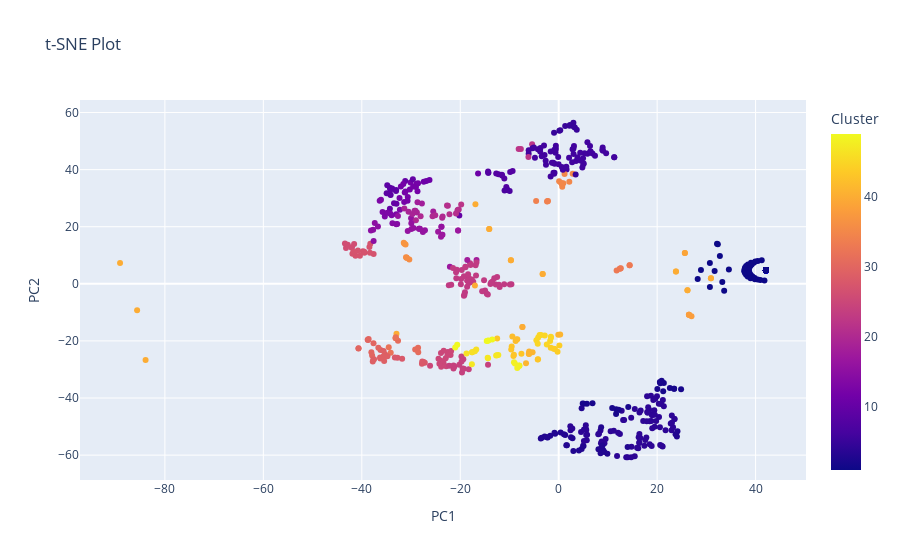

Notebook code cell kept with this figure:
### Markdown cell above
## <a id='toc1_4_'></a>[Visualizing the clusters](#toc0_)

### <a id='toc1_4_1_'></a>[t-Distributed Stochastic Neighbor Embedding (manifold embedding technique)](#toc0_)

t-Distributed Stochastic Neighbor Embedding (t-SNE) is a powerful dimensionality reduction technique used for visualizing high-dimensional data in lower-dimensional space. The main objectives of t-SNE are:
- Preservation of local structure (locality)
This means the points closer in high dimensional space should appear closer in a lower dimensional embedding.
- Robustness to noise and outliers
- Non linear embedding
Self explanatory. It captures complex non linear relationships in the data, suitable for visualization of intricate manifolds.
- Unsupervised learning

### Code cell
# Compute t-SNE embeddings
tsne = TSNE(n_components=2, random_state=42, perplexity=10)
X_tsne = tsne.fit_transform(pivot_combined.T)

pca_df = pd.DataFrame(data=X_tsne, 
                      columns=['PC1', 'PC2'], 
                      index = pivot_combined.T.index)

concat_df = pd.concat([pca_df, 
                       df.set_index("catalog_id")], 
                      ignore_index= False, 
                      axis=1)
concat_df = concat_df.rename(columns={0: 'Cluster'})
concat_df.index = concat_df.index.astype("str")

fig = px.scatter(concat_df, x='PC1', y='PC2', color='Cluster', title='t-SNE Plot')
fig

### Figure 1 — Plotly figure (JSON) as saved in the notebook; plotly's stock layout.template omitted (floating-point values rounded to 4 significant figures; data arrays with more than 128 entries replaced by an {"elided": "..."} marker saying what was removed)
{"data": [{"hovertemplate": "PC1=%{x}<br>PC2=%{y}<br>Cluster=%{marker.color}<extra></extra>", "legendgroup": "", "marker": {"color": {"elided": "856 int values"}, "coloraxis": "coloraxis", "symbol": "circle"}, "mode": "markers", "name": "", "orientation": "v", "showlegend": false, "type": "scatter", "x": {"elided": "856 float values"}, "xaxis": "x", "y": {"elided": "856 float values"}, "yaxis": "y"}], "layout": {"coloraxis": {"colorbar": {"title": {"text": "Cluster"}}, "colorscale": [[0, "#0d0887"], [0.1111, "#46039f"], [0.2222, "#7201a8"], [0.3333, "#9c179e"], [0.4444, "#bd3786"], [0.5556, "#d8576b"], [0.6667, "#ed7953"], [0.7778, "#fb9f3a"], [0.8889, "#fdca26"], [1, "#f0f921"]]}, "legend": {"tracegroupgap": 0}, "title": {"text": "t-SNE Plot"}, "xaxis": {"anchor": "y", "domain": [0, 1], "title": {"text": "PC1"}}, "yaxis": {"anchor": "x", "domain": [0, 1], "title": {"text": "PC2"}}}}
